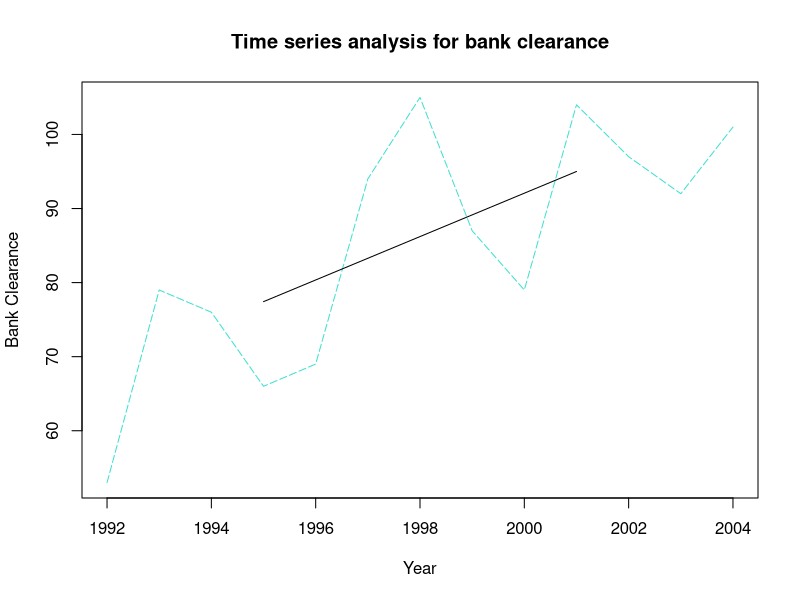

Write the R code that produced this figure.
year<-seq(1992,2004)
year
bank_clearance<-c(53,79,76,66,69,94,105,87,79,104,97,92,101)
df<-data.frame(year,bank_clearance)
df
str(df)

p1<-df[1:7,]
p1
p2<-df[7:13,]
p2

#mean
m1<-mean(p1$bank_clearance)
m1
m2<-mean(p2$bank_clearance)
m2

plot(year, bank_clearance, xlab="Year", ylab="Bank Clearance", main="Time series analysis for bank clearance",col="turquoise",lty=29, type="l")
lines(x=c(1995,2001), y=c(m1,m2),lty=1)
